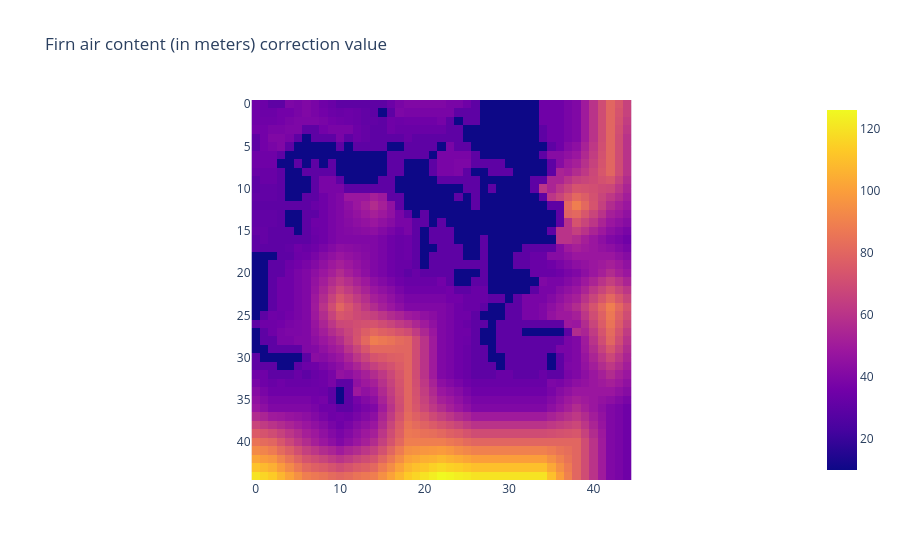

This figure's notebook cell:
### Code cell
fig = px.imshow((scene.errbed.values), 
                # DEFAULT for matrices: only tensor because of conversion
                origin = "upper", 
                title = "Firn air content (in meters) correction value")
fig.show()

### Figure 1 — Plotly figure (JSON) as saved in the notebook; plotly's stock layout.template omitted (floating-point values rounded to 4 significant figures; data arrays with more than 128 entries replaced by an {"elided": "..."} marker saying what was removed)
{"data": [{"coloraxis": "coloraxis", "hovertemplate": "x: %{x}<br>y: %{y}<br>color: %{z}<extra></extra>", "name": "0", "type": "heatmap", "xaxis": "x", "yaxis": "y", "z": {"elided": "45x45 int values"}}], "layout": {"coloraxis": {"colorscale": [[0, "#0d0887"], [0.1111, "#46039f"], [0.2222, "#7201a8"], [0.3333, "#9c179e"], [0.4444, "#bd3786"], [0.5556, "#d8576b"], [0.6667, "#ed7953"], [0.7778, "#fb9f3a"], [0.8889, "#fdca26"], [1, "#f0f921"]]}, "title": {"text": "Firn air content (in meters) correction value"}, "xaxis": {"anchor": "y", "constrain": "domain", "domain": [0, 1], "scaleanchor": "y"}, "yaxis": {"anchor": "x", "autorange": "reversed", "constrain": "domain", "domain": [0, 1]}}}
